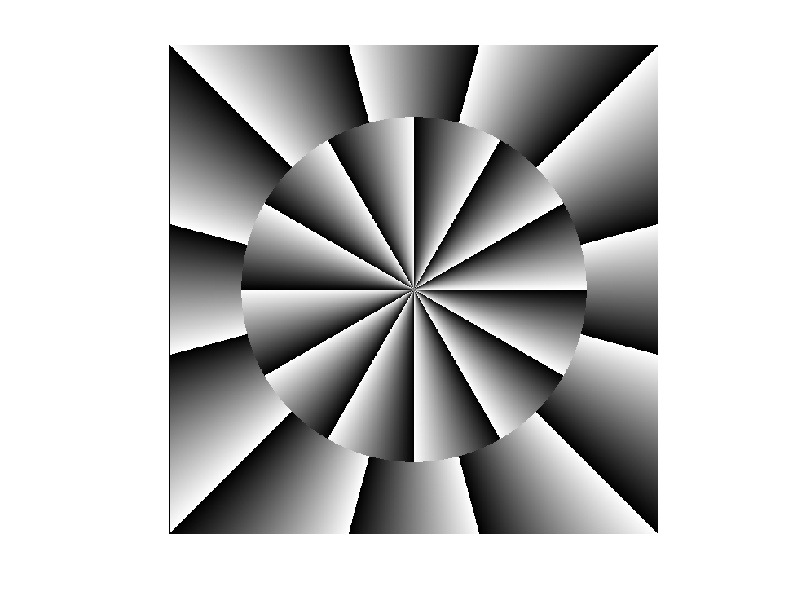

Here is the MATLAB script that generated this plot:
%HW6

%%6.1
clear all
leftcolor=.4;
rightcolor=.8;
circlecolor=.6;
bordercolor=1;

circle=1/3;
imgSize = 100;

%ring1
 
[X,Y]=meshgrid(linspace(-1,1,imgSize));
R=sqrt(X.^2+Y.^2);
 
inside=zeros(size(R));
inside(find(R<circle/2))=1;
 
outside=zeros(size(R));
outside(find(R<1.5*circle))=1;
 
Rring=outside-inside;
RringL=logical(outside-inside);
 
imagesc(Rring)
 
bigMat=ones(size(R))*leftcolor;
bigMat(:,50:end)=rightcolor;
  
bigMat(find(Rring))=circlecolor;
image((bigMat*255)+1);
axis square
colormap(gray(256)); 

%ring2



%ring3



%%6.2

%stim1

[X,Y]=meshgrid(linspace(-1,1,600));

theta1=atan2(Y,X)*-180/pi;
theta1=mod(theta1+1,30);
theta2=mod(-theta1+1,30);

radiusimage=(X.^2+Y.^2);
radiusimage=radiusimage<.5;
theta1(radiusimage)=theta2(radiusimage);

imagesc(theta1);
axis square
axis off
colormap(gray(256))

%stim2

[X,Y]=meshgrid(linspace(-1,1,600));

theta1=atan2(Y,X)*-180/pi;
theta1=mod(theta1+15,30);
theta2=mod(-theta1+15,30);
 
radiusimage=X.^2+Y.^2;
radiusimage=radiusimage<.5;
theta1(radiusimage)=theta2(radiusimage);

imagesc(theta1);
axis square
axis off
colormap(gray)
